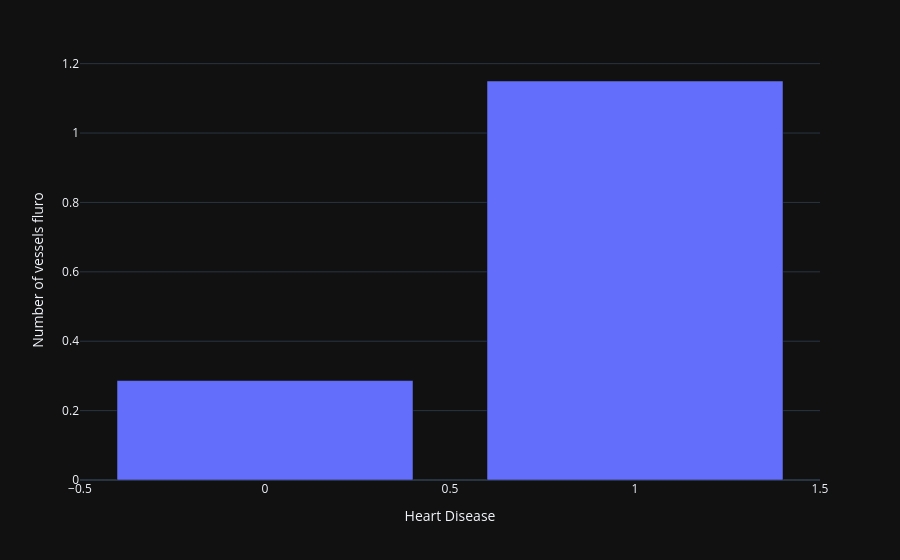

Here is the notebook cell this chart was saved with:
### Code cell
media_fluro = data.groupby('Heart Disease')['Number of vessels fluro'].mean().reset_index()

fig_fluro = px.bar(media_fluro, x='Heart Disease', y='Number of vessels fluro')
fig_fluro.show()

# A variável 'Number of vessels fluro' tem 46% de relação com a variável alvo. No gráfico abaixo podemos ver que quem tem doença no coração tem mais vasos fluro do que quem não tem, uma média de 1.15 para pessoas doentes contra 0.29 para quem não tem nenhuma doença no coração.

### Figure 1 — Plotly figure (JSON) as saved in the notebook; plotly's stock layout.template omitted (floating-point values rounded to 4 significant figures)
{"data": [{"hovertemplate": "Heart Disease=%{x}<br>Number of vessels fluro=%{y}<extra></extra>", "legendgroup": "", "marker": {"color": "#636efa", "pattern": {"shape": ""}}, "name": "", "orientation": "v", "showlegend": false, "textposition": "auto", "x": [0, 1], "xaxis": "x", "y": [0.2867, 1.15], "yaxis": "y", "type": "bar"}], "layout": {"xaxis": {"anchor": "y", "domain": [0.0, 1.0], "title": {"text": "Heart Disease"}}, "yaxis": {"anchor": "x", "domain": [0.0, 1.0], "title": {"text": "Number of vessels fluro"}}, "legend": {"tracegroupgap": 0}, "margin": {"t": 60}, "barmode": "relative"}}
